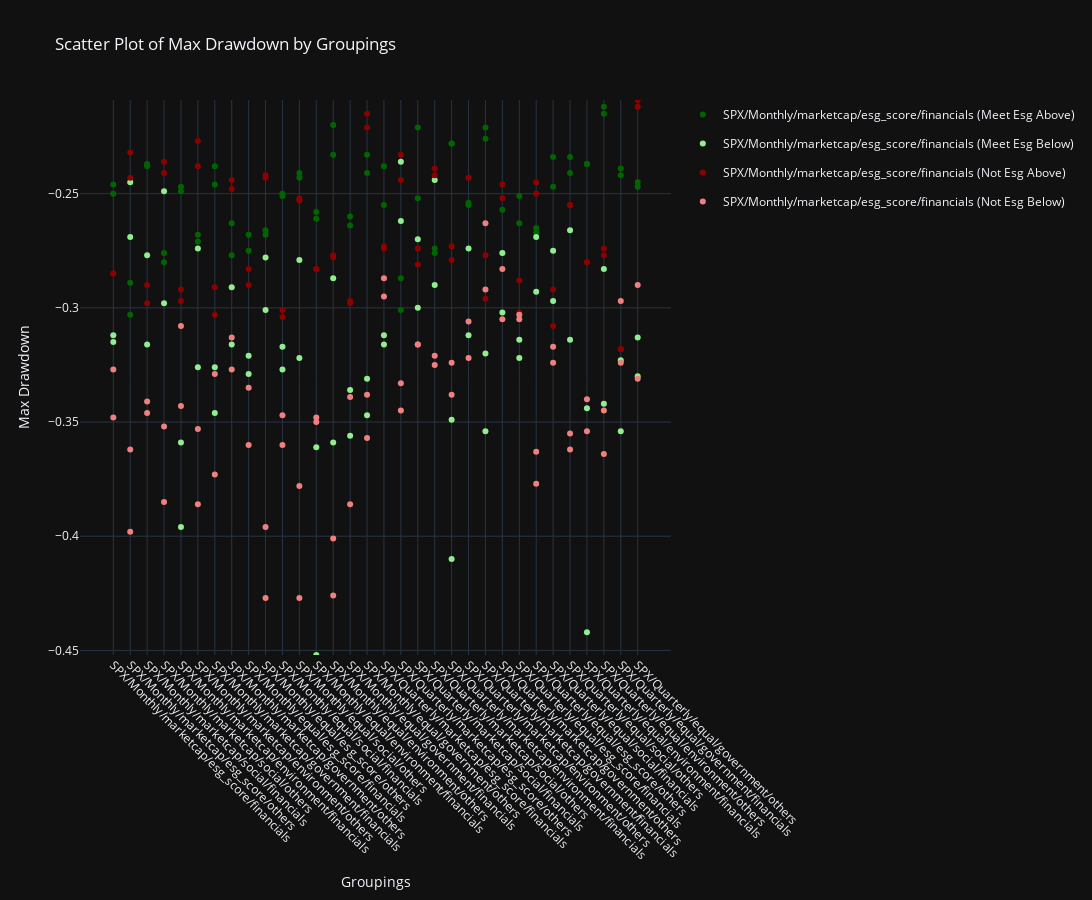
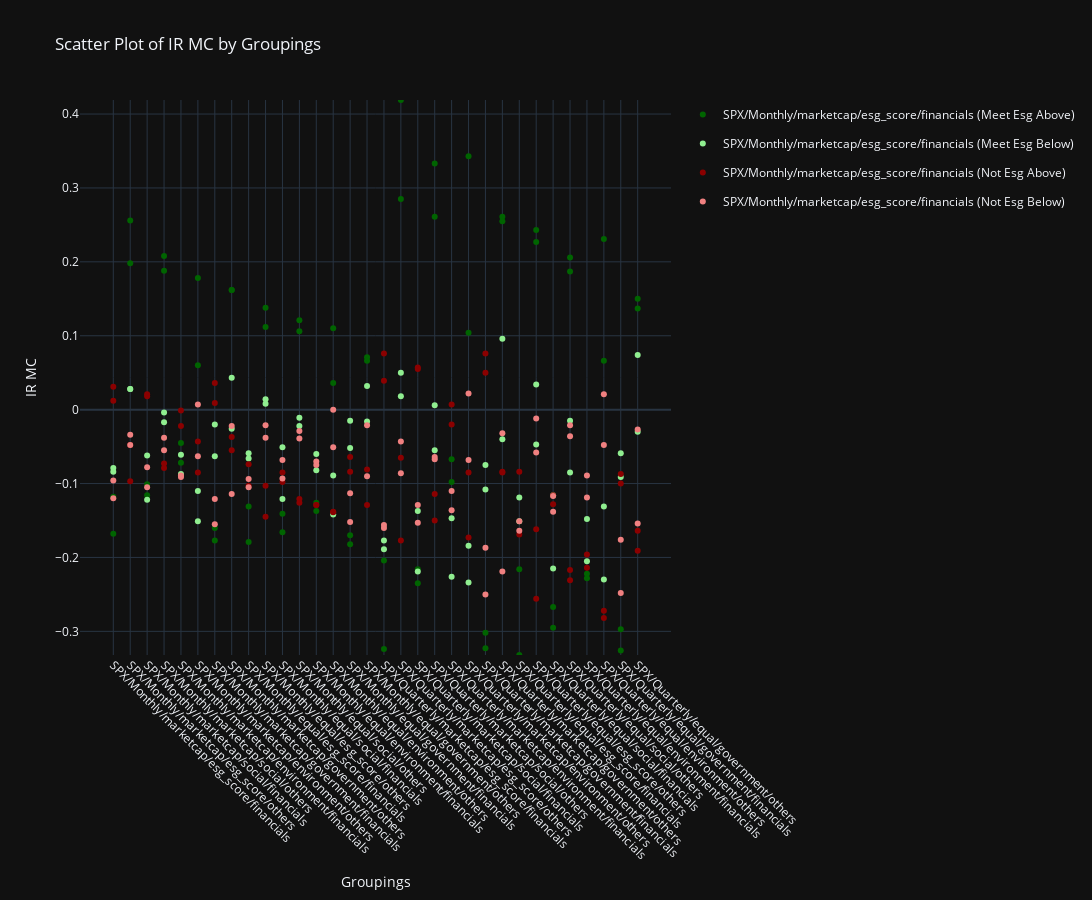
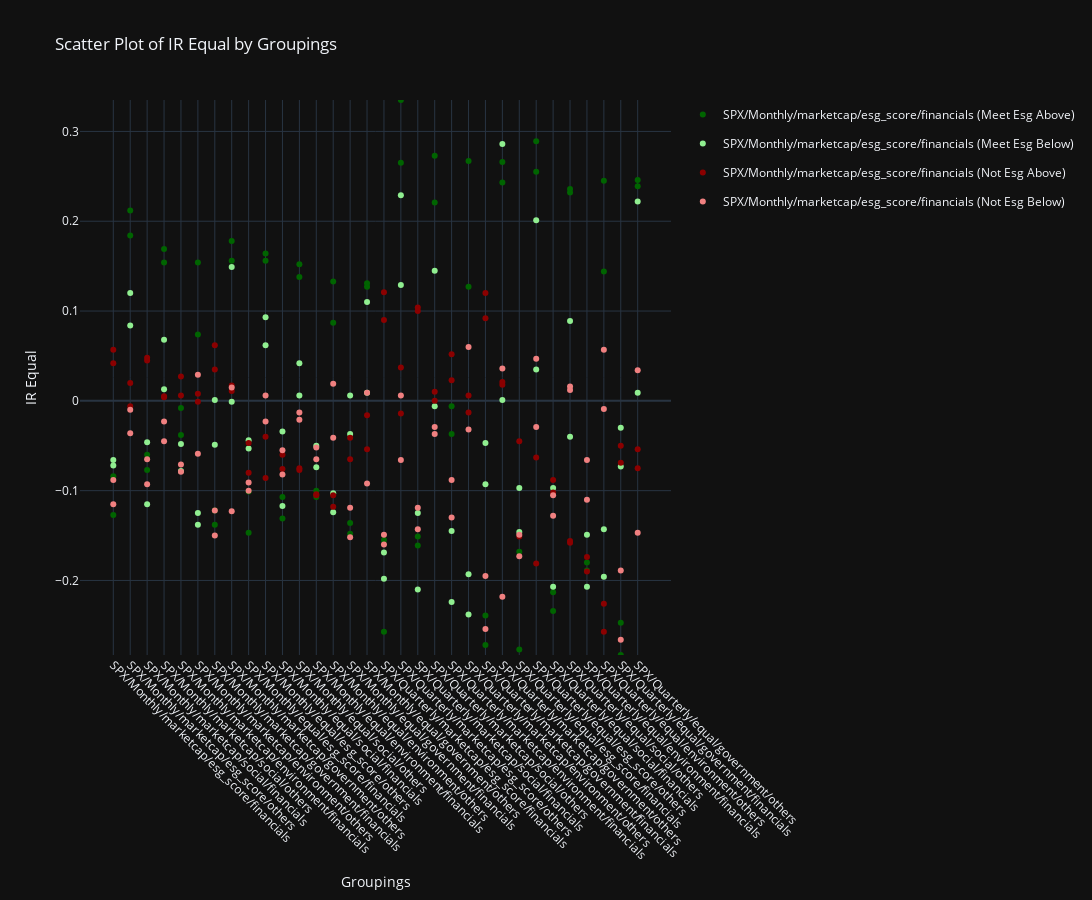

Notebook cell for these charts, in order:
### Code cell
for metric in ['Max Drawdown', 'IR MC', 'IR Equal']:
    groupings = []
    
    for a in ['Monthly', 'Quarterly']:
        for c in ['marketcap', 'equal']:
            for d in ['esg_score', 'social', 'environment', 'government']:
                for e in ['financials', 'others']:
                    groupings.append(f'SPX/{a}/{c}/{d}/{e}')
    groupings = {x: {'meet_esg_above': [], 'meet_esg_below': [], 'not_esg_above': [], 'not_esg_below': []} for x in groupings}
    
    for col in spx_results.columns:
        title = 'SPX/'
        if 'Monthly' in col: title += 'Monthly/'
        elif 'Quarterly' in col: title += 'Quarterly/'
            
        if 'marketcap' in col: title += 'marketcap/'
        elif 'equal' in col: title += 'equal/'
            
        if 'social' in col: title += 'social/'
        elif 'government' in col: title += 'government/'
        elif 'environment' in col: title += 'environment/'
        elif 'esg_score' in col: title += 'esg_score/'
        else: continue
            
        if 'financials' in col: title += 'financials'
        elif 'others' in col: title += 'others'
    
        if 'meet_esg' in col: esg_type = 'meet_esg'
        elif 'not_esg' in col and 'zero' not in col: esg_type = 'not_esg'
        else: continue
    
        if 'above' in col: above_below = 'above'
        elif 'below' in col: above_below = 'below'
        else: continue
    
        key = f'{esg_type}_{above_below}'
        
        try:
            groupings[title][key].append(spx_results[col][metric])
        except Exception:
            print(title)
    
    color_map = {
        'meet_esg_above': 'darkgreen',
        'meet_esg_below': 'lightgreen',
        'not_esg_above': 'darkred',
        'not_esg_below': 'lightcoral'
    }
    
    fig = go.Figure()
    
    for key in groupings:
        for esg_key in groupings[key]:
            if groupings[key][esg_key]:
                fig.add_trace(go.Scatter(
                    x=[key]*len(groupings[key][esg_key]),
                    y=groupings[key][esg_key],
                    mode='markers',
                    name=f"{key} ({esg_key.replace('_', ' ').title()})",
                    marker=dict(color=color_map[esg_key]),
                    legendgroup=esg_key, 
                    showlegend=True if key == list(groupings.keys())[0] else False  
                ))
    
    fig.update_layout(
        template='plotly_dark',
        title=f'Scatter Plot of {metric} by Groupings',
        xaxis_title='Groupings',
        yaxis_title=metric,
        xaxis={
            'tickangle': 45, 
            'tickmode': 'array', 
            'tickvals': list(groupings.keys()), 
            'ticktext': list(groupings.keys())
        },
        yaxis=dict(range=[
            min([min(lst) for sublist in groupings.values() for lst in sublist.values() if lst]), 
            max([max(lst) for sublist in groupings.values() for lst in sublist.values() if lst])
        ]),
        showlegend=True,
        width=1500,
        height=900
    )
    
    fig.show()
    fig.write_html(f"spx_analysis_{metric}.html")
